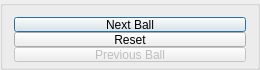
         <widget class="QGroupBox" name="Buttons">
          <property name="sizePolicy">
           <sizepolicy hsizetype="Fixed" vsizetype="Minimum">
            <horstretch>0</horstretch>
            <verstretch>0</verstretch>
           </sizepolicy>
          </property>
          <property name="minimumSize">
           <size>
            <width>260</width>
            <height>70</height>
           </size>
          </property>
          <property name="maximumSize">
           <size>
            <width>260</width>
            <height>70</height>
           </size>
          </property>
          <property name="mouseTracking">
           <bool>false</bool>
          </property>
          <property name="contextMenuPolicy">
           <enum>Qt::CustomContextMenu</enum>
          </property>
          <property name="title">
           <string/>
          </property>
          <property name="flat">
           <bool>false</bool>
          </property>
          <layout class="QVBoxLayout" name="verticalLayout_7">
           <item>
            <widget class="QPushButton" name="Next_2">
             <property name="minimumSize">
              <size>
               <width>0</width>
               <height>15</height>
              </size>
             </property>
             <property name="mouseTracking">
              <bool>false</bool>
             </property>
             <property name="contextMenuPolicy">
              <enum>Qt::CustomContextMenu</enum>
             </property>
             <property name="text">
              <string>Next Ball</string>
             </property>
             <property name="shortcut">
              <string>Enter</string>
             </property>
             <property name="checkable">
              <bool>false</bool>
             </property>
             <property name="default">
              <bool>true</bool>
             </property>
            </widget>
           </item>
           <item>
            <widget class="QPushButton" name="Reset_2">
             <property name="minimumSize">
              <size>
               <width>0</width>
               <height>15</height>
              </size>
             </property>
             <property name="mouseTracking">
              <bool>false</bool>
             </property>
             <property name="contextMenuPolicy">
              <enum>Qt::CustomContextMenu</enum>
             </property>
             <property name="text">
              <string>Reset</string>
             </property>
             <property name="shortcut">
              <string>R</string>
             </property>
            </widget>
           </item>
           <item>
            <widget class="QPushButton" name="Previous_2">
             <property name="enabled">
              <bool>false</bool>
             </property>
             <property name="minimumSize">
              <size>
               <width>0</width>
               <height>15</height>
              </size>
             </property>
             <property name="mouseTracking">
              <bool>false</bool>
             </property>
             <property name="contextMenuPolicy">
              <enum>Qt::CustomContextMenu</enum>
             </property>
             <property name="text">
              <string>Previous Ball</string>
             </property>
             <property name="shortcut">
              <string>P</string>
             </property>
            </widget>
           </item>
          </layout>
         </widget>
